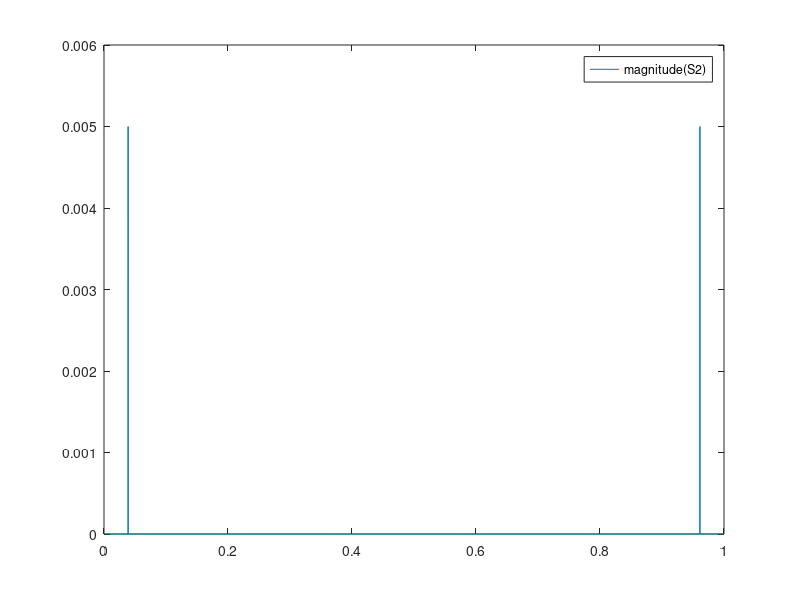
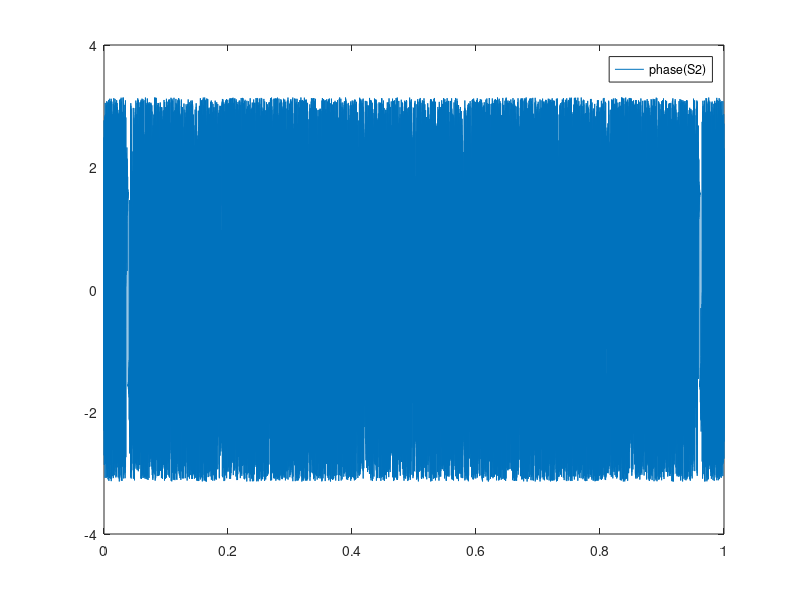
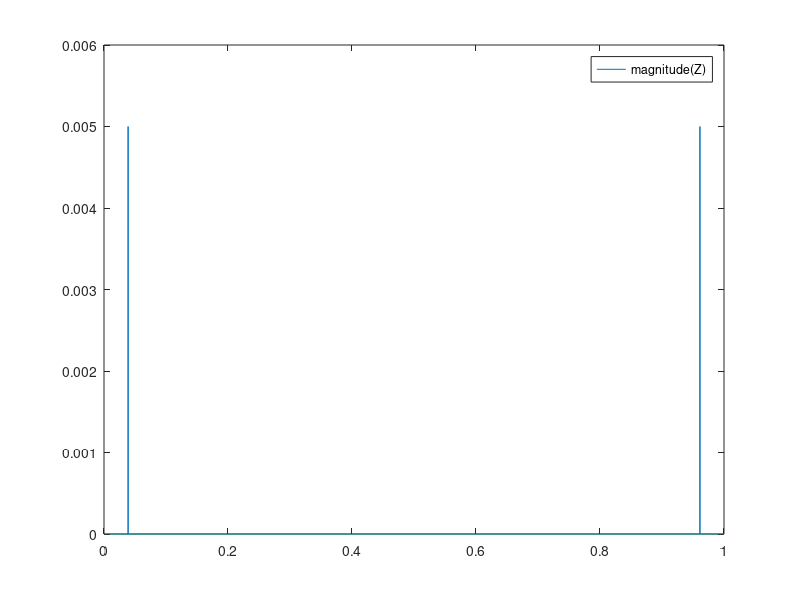
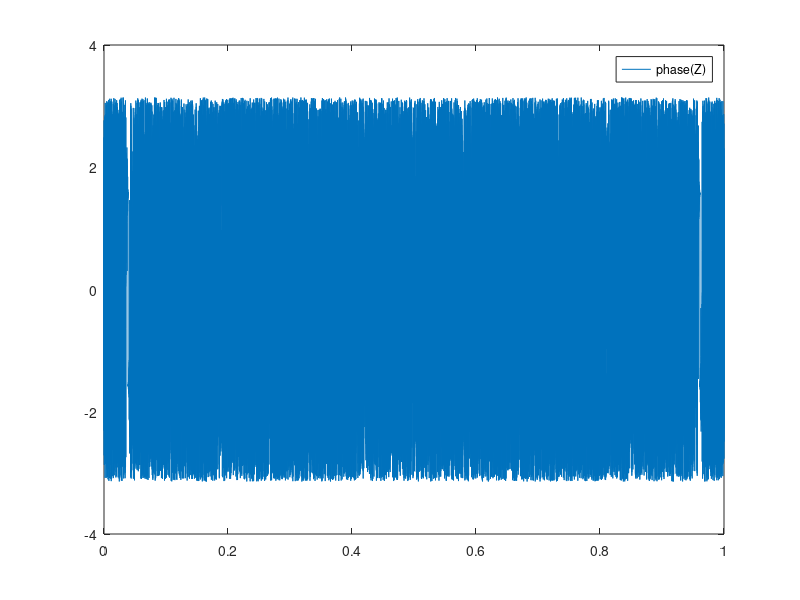

Here is the MATLAB script that generated these plots, in order:
close all; clear all;

Fs = 24e3; % (Hz)
t = [0:1/Fs:2-1/Fs]'; % (s)
sf = 933; % (Hz)
s = 0.01 * sin(2*pi*sf*t);
N = length(s);

S2 = fft(s) / N; % 2 sided spectrum of s
f2 = [0:1/(N-1):1]'; % [0:Fs/(N-1):Fs]'; % 2 sided frequency domain
figure; plot(f2,abs(S2)); legend('magnitude(S2)');
figure; plot(f2,angle(S2)); legend('phase(S2)');

sHat2 = ifft(S2);

sau = 0;
Z = exp(-j*2*pi*[0:N-1]'*sau/N) .* S2; 
figure; plot(f2,abs(Z)); legend('magnitude(Z)');
figure; plot(f2,angle(Z)); legend('phase(Z)');
